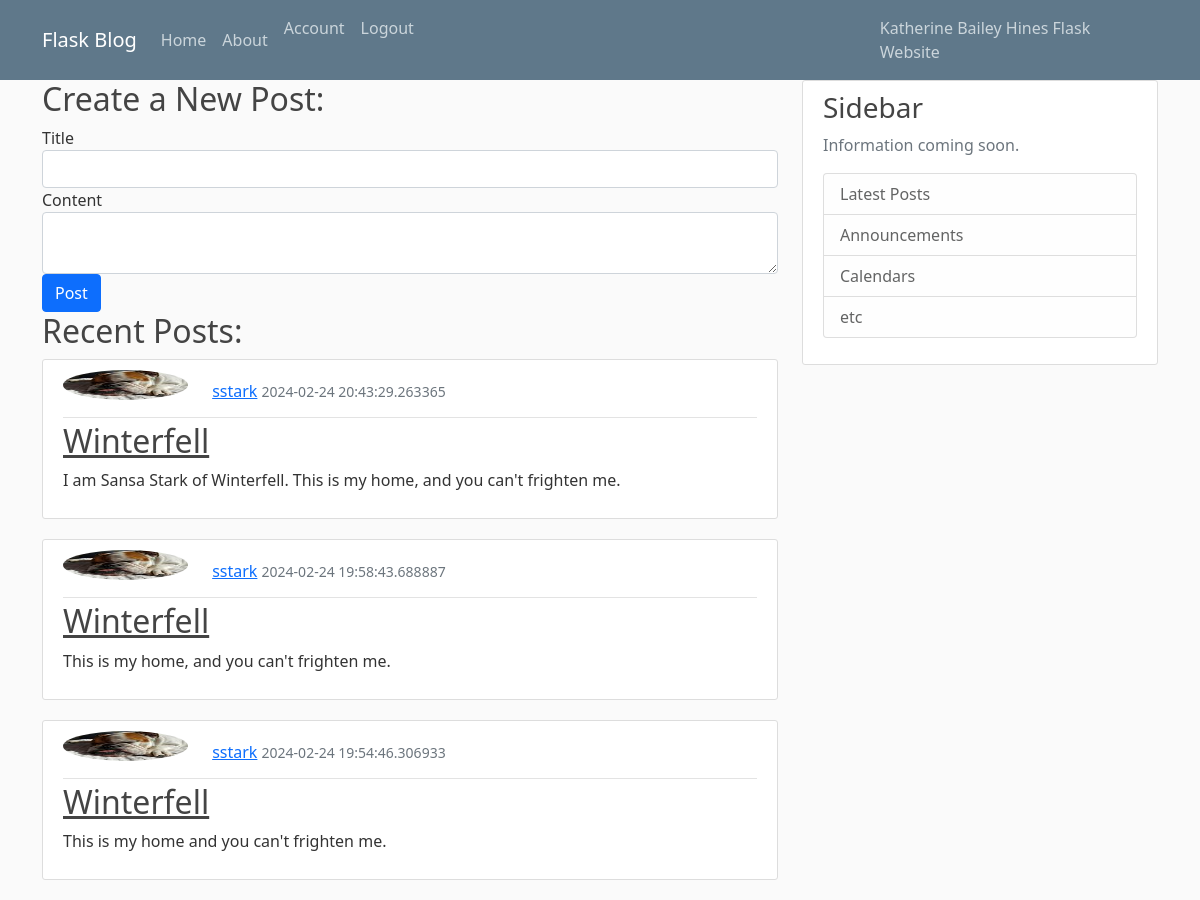
Screenshot of / (signed in) with the database file from the repository.
### app.py (models this page shows, shortened)
class Post(db.Model):
    id = db.Column(db.Integer, primary_key=True)
    title = db.Column(db.String(100), nullable=False)
    datePosted = db.Column(db.DateTime, nullable=False, default=datetime.utcnow)
    content = db.Column(db.Text, nullable=False)
    user_id = db.Column(db.Integer, db.ForeignKey('user.id'), nullable=False)
    author = db.relationship('User', backref='author_posts', lazy=True)

class User(db.Model):
    id = db.Column(db.Integer, primary_key=True)
    firstName = db.Column(db.String(40), unique=False, nullable=False)
    lastName = db.Column(db.String(40), unique=False, nullable=False)
    username = db.Column(db.String(15), unique=True, nullable=False)
    email = db.Column(db.String(100), unique=True, nullable=False)
    image_file = db.Column(db.String(20), nullable=False, default='default.jpg')
    password = db.Column(db.String(60), nullable=False)
    posts = db.relationship('Post', backref='author_posts', lazy=True)

### app.py (the view, shortened to what this page needs)
@app.route('/')
def home():
    new_user_id = request.args.get('new_user_id')
    new_user = None
    if new_user_id:
        new_user = User.query.get(new_user_id)
    post_form = PostForm()
    posts = Post.query.order_by(Post.datePosted.desc()).all()
    return render_template('home.html', posts=posts, new_user=new_user, post_form=post_form)

### forms.py
class PostForm(FlaskForm):
    title = StringField('Title', validators=[InputRequired()])
    content = TextAreaField('Content', validators=[InputRequired()])
    submit = SubmitField('Post')

### app.py (called while the page is built)
@login_manager.user_loader
def load_user(user_id):
    return User.query.get(int(user_id))

### templates/home.html (shortened to what this page needs)
{% extends 'layout.html' %}
{% block content %}
  <h2>Create a New Post:</h2>
  <form method="POST" action="{{ url_for('home') }}">
    <div>
      {{ post_form.title.label }}
      {{ post_form.title(class="form-control") }}
    </div>
    <div>
      {{ post_form.content.label }}
      {{ post_form.content(class="form-control") }}
    </div>
    <div>
      {{ post_form.submit(class="btn btn-primary") }}
    </div>
  </form>
  <h2>Recent Posts:</h2>
  {% for post in posts %}
    <article class="media content-section">
      <div class="media-body">
        <div class="article-metadata">
          <img src="{{ url_for('static', filename='profile_pics/' + post.author.image_file) }}" class="rounded-circle account-img" style="height: 30px;">
          <a class="mr-2" href="#">{{ post.author.username }}</a>
          <small class="text-muted">{{ post.datePosted }}</small>
        </div>
        <h2><a class="article-title" href="#">{{ post.title }}</a></h2>
        <p class="article-content">{{ post.content }}</p>
      </div>
    </article>
  {% endfor %}
{% endblock content %}

### static/main.css (style rules this page uses)
body { background: #fafafa; color: #333333; margin-top: 5rem; }
h1, h2, h3, h4, h5, h6 { color: #444444; }
.content-section { background: #ffffff; padding: 10px 20px; border: 1px solid #dddddd; border-radius: 3px; margin-bottom: 20px; }
.article-title { color: #444444; }
.article-content { white-space: pre-line; }
.article-metadata { padding-bottom: 1px; margin-bottom: 4px; border-bottom: 1px solid #e3e3e3 }
.account-img { height: 125px; width: 125px; margin-right: 20px; margin-bottom: 16px; }

### rows the page displays
Post: image_file (picture), author.username "sstark", datePosted "2024-02-24 20:43:29.263365", title "Winterfell", content "I am Sansa Stark of Winterfell. This is my home, and you can't frighten me."
Post: image_file (picture), author.username "sstark", datePosted "2024-02-24 19:58:43.688887", title "Winterfell", content "This is my home, and you can't frighten me."
Post: image_file (picture), author.username "sstark", datePosted "2024-02-24 19:54:46.306933", title "Winterfell", content "This is my home and you can't frighten me."

### other values shown
{{ post_form.title.label }} "Title"
{{ post_form.content.label }} "Content"
